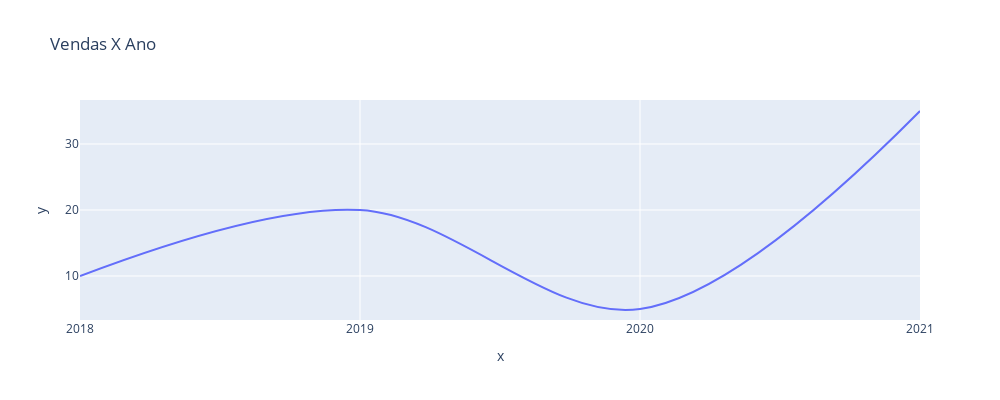

The notebook cell saved with this chart:
### Markdown cell above
## Criando um gráfico

### Code cell
dados_x = [ '2018' , '2019','2020' , '2021']
dados_y = [10, 20, 5, 35]


fig = px.line(x = dados_x, y = dados_y, title = "Vendas X Ano", height= 400, width = 1000, line_shape='spline')
fig.show()

### Figure 1 — Plotly figure (JSON) as saved in the notebook; plotly's stock layout.template omitted (floating-point values rounded to 4 significant figures)
{"data": [{"hovertemplate": "x=%{x}<br>y=%{y}<extra></extra>", "legendgroup": "", "line": {"color": "#636efa", "dash": "solid", "shape": "spline"}, "marker": {"symbol": "circle"}, "mode": "lines", "name": "", "orientation": "v", "showlegend": false, "type": "scatter", "x": ["2018", "2019", "2020", "2021"], "xaxis": "x", "y": [10, 20, 5, 35], "yaxis": "y"}], "layout": {"height": 400, "legend": {"tracegroupgap": 0}, "title": {"text": "Vendas X Ano"}, "width": 1000, "xaxis": {"anchor": "y", "autorange": true, "domain": [0, 1], "range": [0, 3], "title": {"text": "x"}, "type": "category"}, "yaxis": {"anchor": "x", "autorange": true, "domain": [0, 1], "range": [3.333, 36.67], "title": {"text": "y"}, "type": "linear"}}}
